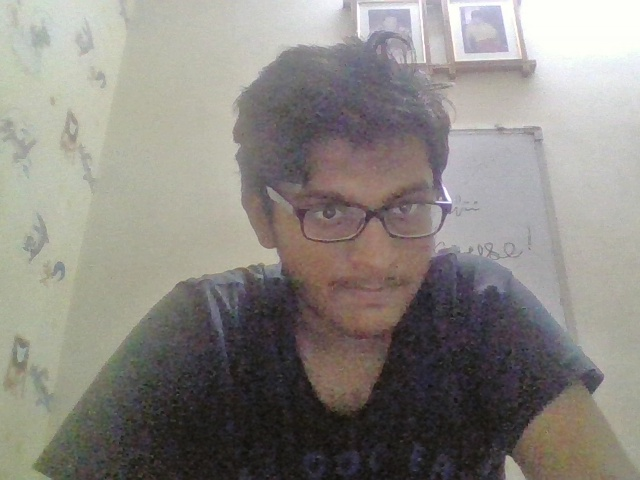
#> input picture clicked.jpg, 640 x 480 px
$ python imthresh.py
#> lines starting #> are read from the running program, lines starting #| are printed output that depends on the picture; after the words box and inside, x2 and y2 are one past the last pixel; in counts of white or black regions, pixels touching at a corner belong together
import cv2
import numpy as np

img=cv2.imread('clicked.jpg')
#> img is the input picture: shape (480, 640, 3); mean B, G, R 129.7, 134.9, 138.7
gray=cv2.cvtColor(img,cv2.COLOR_BGR2GRAY)
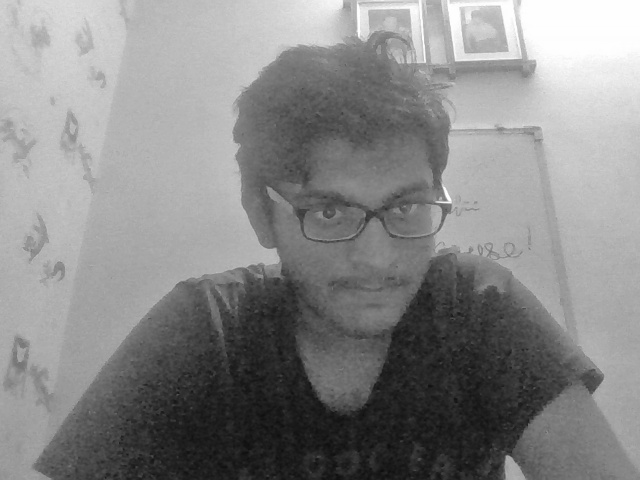
#> gray: shape (480, 640); min 14, max 255, mean 135.5

ret,threshold=cv2.threshold(img,10,255, cv2.THRESH_BINARY)
#> threshold: shape (480, 640, 3); every value is 255
retg,thresholdg=cv2.threshold(gray,10,255, cv2.THRESH_BINARY)
#> thresholdg: shape (480, 640); every value is 255

#Adaptive Method - It decides how thresholding value is calculated.
#cv2.ADAPTIVE_THRESH_MEAN_C : threshold value is the mean of neighbourhood area.
#cv2.ADAPTIVE_THRESH_GAUSSIAN_C : threshold value is the weighted sum of neighbourhood values where weights are a gaussian window.

gaus=cv2.adaptiveThreshold(gray,255,cv2.ADAPTIVE_THRESH_GAUSSIAN_C,cv2.THRESH_BINARY,191,1)
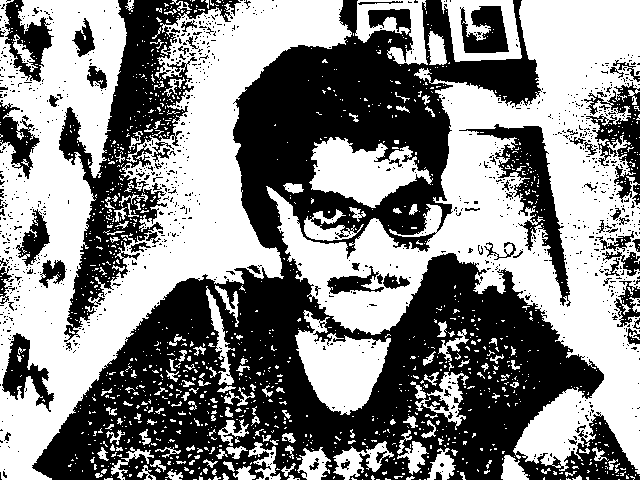
#> gaus: shape (480, 640); 52.5% white; 1120 black regions (1049 under 20 px), largest, box (x1, y1, x2, y2) and area: (32, 0, 640, 480) 106515, (59, 0, 241, 342) 16031, (459, 124, 571, 307) 4597
mean=cv2.adaptiveThreshold(gray,255,cv2.ADAPTIVE_THRESH_MEAN_C,cv2.THRESH_BINARY,171,1)
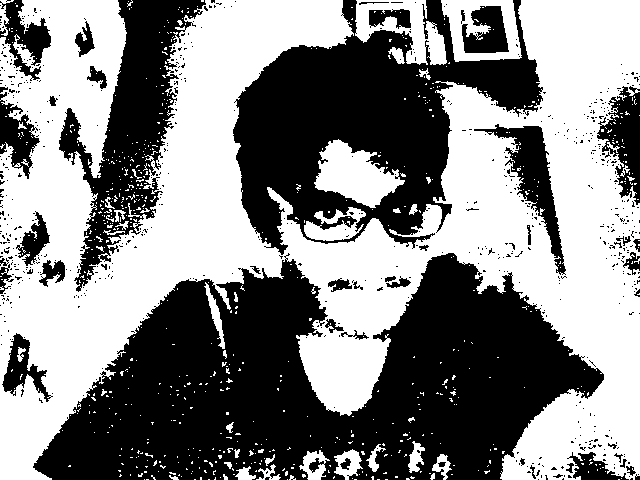
#> mean: shape (480, 640); 52.3% white; 697 black regions (652 under 20 px), largest, box (x1, y1, x2, y2) and area: (33, 253, 604, 480) 76025, (233, 0, 543, 255) 36996, (59, 0, 206, 292) 14759

#For threshold value, simply pass zero. Then the algorithm finds the optimal threshold value and returns you as the second output, retVal
reto,otsu=cv2.threshold(gray,0,255,cv2.THRESH_BINARY+cv2.THRESH_OTSU)
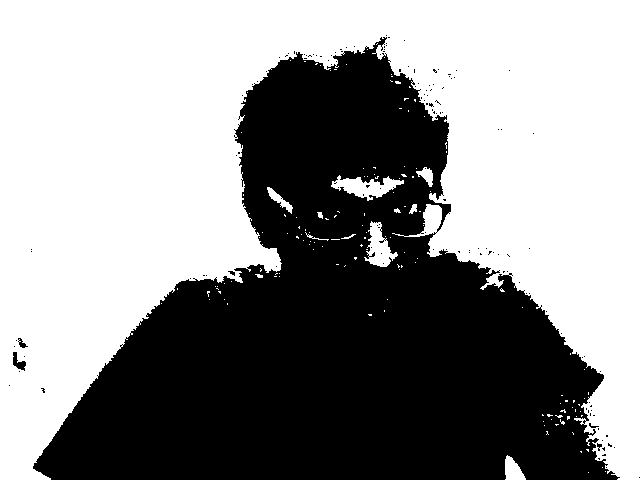
#> otsu: shape (480, 640); 56.3% white; 140 black regions (135 under 20 px), largest, box (x1, y1, x2, y2) and area: (33, 37, 620, 480) 133730, (13, 352, 26, 371) 121, (18, 338, 28, 348) 45, (597, 443, 602, 451) 22, (589, 423, 599, 428) 20
#> reto = 128

print(reto)
#| 128.0
cv2.imshow('mean',mean)
cv2.imshow('gaus',gaus)
cv2.imshow('OTSU',otsu)
cv2.imshow('threshg',thresholdg)
cv2.imshow('thresh',threshold)
cv2.waitKey(0)
cv2.destroyAllWindows()

$ run again, with click.jpg copied over clicked.jpg
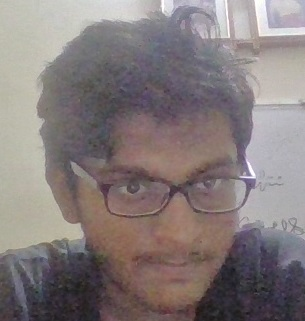
#> input picture click.jpg, 305 x 321 px
#> img is the input picture: shape (321, 305, 3); mean B, G, R 123.6, 123.6, 133.2
#> threshold: shape (321, 305, 3); every value is 255
#> thresholdg: shape (321, 305); every value is 255
#> `gaus=cv2.adaptiveThreshold(gray,255,cv2.ADAPTIVE_THRESH_GAUSSIAN_C,cv2..`:
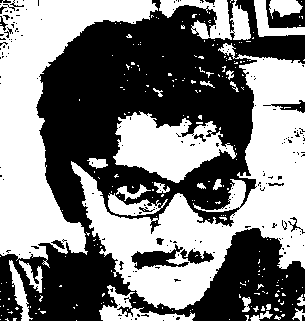
#> gaus: shape (321, 305); 49.7% white; 229 white regions (205 under 20 px), largest, box (x1, y1, x2, y2) and area: (71, 43, 305, 310) 20636, (0, 0, 158, 268) 15889, (113, 111, 237, 183) 4901
#> mean: shape (321, 305); 49.3% white; 109 white regions (100 under 20 px), largest, box (x1, y1, x2, y2) and area: (0, 0, 305, 321) 43049, (118, 114, 209, 183) 3430, (108, 182, 170, 216) 1097
#> `reto,otsu=cv2.threshold(gray,0,255,cv2.THRESH_BINARY+cv2.THRESH_OTSU)`:
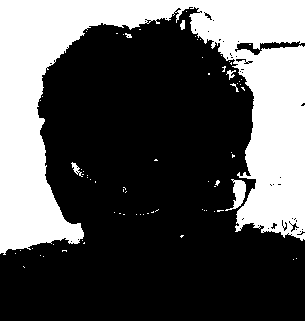
#> otsu: shape (321, 305); 33.6% white; 72 white regions (65 under 20 px), largest, box (x1, y1, x2, y2) and area: (0, 0, 305, 255) 32218, (225, 179, 246, 211) 297, (71, 162, 83, 177) 63
#> reto = 140
#| 140.0
